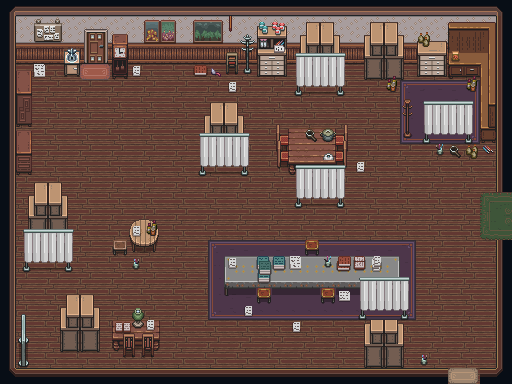

A 2D game scene composited from a Tiled map and its tileset images. What follows is a short description and the map's XML, with each tile layer's data collapsed to a summary:
An orthogonal 32x24 tile map with 16x16 px tiles, 5 tile layers (Floor, Tile2, Tile3, Tile4, ...), 2 tilesets and 31 objects.

<map version="1.10" tiledversion="1.11.0" orientation="orthogonal" renderorder="right-down" width="32" height="24" tilewidth="16" tileheight="16" infinite="0" nextlayerid="8" nextobjectid="36">
 <tileset firstgid="1" source="../Home1/Home.tsx" />
 <tileset firstgid="4454" source="../Home1/Home2.tsx" />
 <layer id="1" name="Floor" width="32" height="24">
  <data>[768 cells, 768 non-empty, 9 distinct tile ids]</data>
 </layer>
 <layer id="2" name="Tile2" width="32" height="24">
  <data>[768 cells, 306 non-empty, 63 distinct tile ids]</data>
 </layer>
 <objectgroup id="7" name="Collision">
  <object id="2" x="113.667" y="35" width="14.6667" height="42.3333" />
  <object id="3" x="62.6667" y="52" width="16.3333" height="25.3333" />
  <object id="4" x="16.6667" y="72" width="0.666667" height="2.33333" />
  <object id="5" x="17" y="82.3333" width="12.6667" height="42" />
  <object id="6" x="16.6667" y="143.333" width="14.3333" height="31" />
  <object id="7" x="24.6667" y="231" width="47" height="42" />
  <object id="8" x="29" y="198" width="37.6667" height="32" />
  <object id="9" x="129.667" y="224.667" width="28" height="28" />
  <object id="10" x="61" y="308" width="37.3333" height="43" />
  <object id="11" x="17.3333" y="315.333" width="12.3333" height="51.6667" />
  <object id="12" x="112.333" y="320.667" width="46.6667" height="27.3333" />
  <object id="13" x="225.667" y="258.333" width="173.667" height="35" />
  <object id="14" x="360.333" y="278.667" width="48.3333" height="40.3333" />
  <object id="15" x="365" y="355.667" width="37.6667" height="9.66667" />
  <object id="16" x="296" y="165" width="49" height="43" />
  <object id="17" x="200" y="134.667" width="47.6667" height="41.6667" />
  <object id="18" x="204.333" y="116" width="37.6667" height="19.3333" />
  <object id="19" x="241.667" y="36" width="11" height="38.6667" />
  <object id="20" x="257" y="27" width="28.6667" height="48.3333" />
  <object id="21" x="295.667" y="54.6667" width="48.6667" height="40.6667" />
  <object id="22" x="300.667" y="37" width="37.6667" height="16.3333" />
  <object id="23" x="365" y="35.6667" width="38.6667" height="42.6667" />
  <object id="24" x="417.667" y="43" width="29" height="32.6667" />
  <object id="25" x="448.333" y="23.6667" width="48" height="53.6667" />
  <object id="26" x="480.667" y="77" width="15.6667" height="65" />
  <object id="27" x="423.667" y="100.667" width="49" height="41" />
  <object id="28" x="403.667" y="100" width="7.66667" height="36.6667" />
  <object id="29" x="288.75" y="135.125" width="47" height="38.875" />
  <object id="30" x="277.25" y="135.125" width="11.125" height="33" />
  <object id="31" x="336.125" y="135.125" width="10.375" height="32.625" />
  <object id="32" x="447.5" y="369">
   <polygon points="0,0 -431,-1 -431.5,-306.5 48.5,-308 49.5,-177.5 63,-177 63,-130 49,-129 49.5,-3 32,-1.5 32,13 64,13.5 65.5,-368 -447.5,-368 -447,14.5 32,13.5 0.5,14" />
  </object>
 </objectgroup>
 <layer id="4" name="Tile3" width="32" height="24">
  <data>[768 cells, 170 non-empty, 105 distinct tile ids]</data>
 </layer>
 <layer id="5" name="Tile4" width="32" height="24">
  <data>[768 cells, 41 non-empty, 38 distinct tile ids]</data>
 </layer>
 <layer id="6" name="Tile5" width="32" height="24">
  <data>[768 cells, 63 non-empty, 32 distinct tile ids]</data>
 </layer>
</map>
